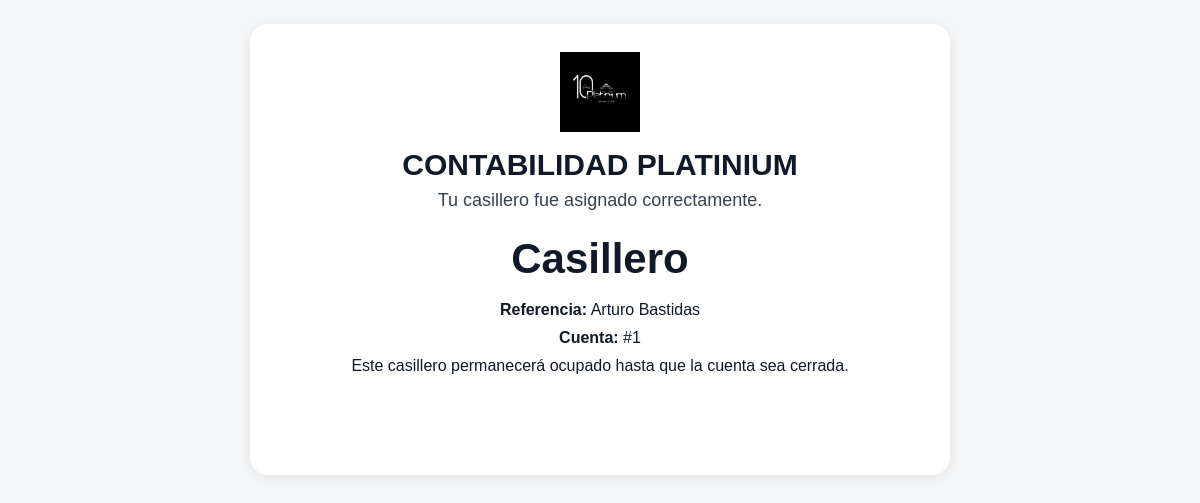
Screenshot of /cliente/casilleros/1/resumen/ with the database file from the repository.
### core/models.py (models this page shows, shortened)
class ConfiguracionSitio(models.Model):
    nombre_negocio = models.CharField(max_length=120, default="Mi Negocio")
    logo = models.ImageField(upload_to="configuracion/", blank=True, null=True)
    color_primario = models.CharField(max_length=7, default="#0d6efd")
    color_secundario = models.CharField(max_length=7, default="#6c757d")
    actualizado_en = models.DateTimeField(auto_now=True)
    class Meta:
        verbose_name = "Configuración del sitio"
        verbose_name_plural = "Configuración del sitio"

class Venta(models.Model):
    class Estado(models.TextChoices):
        ABIERTA = "ABIERTA", "Abierta"
        PAGADA = "PAGADA", "Pagada"
        ANULADA = "ANULADA", "Anulada"
    class MetodoPago(models.TextChoices):
        EFECTIVO = "EFECTIVO", "Efectivo"
        TARJETA = "TARJETA", "Tarjeta"
        TRANSFERENCIA = "TRANSFERENCIA", "Transferencia"
        MIXTO = "MIXTO", "Mixto"
    casillero = models.ForeignKey(
        Casillero,
        null=True,
        blank=True,
        on_delete=models.PROTECT,
        related_name="ventas",
    )
    cliente = models.ForeignKey(
        Cliente,
        null=True,
        blank=True,
        on_delete=models.SET_NULL,
        related_name="ventas",
    )
    nombre_cliente_libre = models.CharField(max_length=150, blank=True)
    estado = models.CharField(
        max_length=10,
        choices=Estado.choices,
        default=Estado.ABIERTA,
    )
    metodo_pago = models.CharField(
        max_length=15,
        choices=MetodoPago.choices,
        default=MetodoPago.EFECTIVO,
    )
    descuento_porcentaje = models.DecimalField(
        max_digits=5,
        decimal_places=2,
        default=Decimal("0.00"),
    )
    descuento_manual = models.DecimalField(
        max_digits=12,
        decimal_places=2,
        default=Decimal("0.00"),
    )
    total = models.DecimalField(
        max_digits=12,
        decimal_places=2,
        default=Decimal("0.00"),
    )
    creada_en = models.DateTimeField(auto_now_add=True)
    notas = models.TextField(blank=True)
    class Meta:
        ordering = ["-creada_en"]
    @property
    def cliente_mostrado(self):
        if self.cliente:
            return self.cliente.nombre
        if self.nombre_cliente_libre:
            return self.nombre_cliente_libre
        return "Sin nombre"

class Cliente(models.Model):
    nombre = models.CharField(max_length=150)
    documento = models.CharField(max_length=50, blank=True)
    telefono = models.CharField(max_length=50, blank=True)
    email = models.EmailField(blank=True)
    notas = models.TextField(blank=True)
    activo = models.BooleanField(default=True)
    qr_token = models.CharField(
        max_length=36,
        unique=True,
        null=True,
        blank=True,
        editable=False,
    )
    creado_en = models.DateTimeField(auto_now_add=True)

### core/casillero_cliente_views.py (the view)
def resumen_casillero_cliente(request, venta_id):
    venta = get_object_or_404(Venta, pk=venta_id)
    return render(
        request,
        "cliente/resumen_casillero.html",
        {
            "venta": venta,
            "casillero": venta.casillero,
        },
    )

### core/context_processors.py (called while the page is built)
def configuracion_sitio(request):
    return {
        "config_sitio": ConfiguracionSitio.objects.first()
    }

### templates/cliente/resumen_casillero.html (shortened to what this page needs)
<!DOCTYPE html>
<html lang="es">
<head>
</head>
<body>
    <div class="contenedor">
        <div class="card">
            {% if config_sitio and config_sitio.logo %}
                <img class="logo" src="{{ config_sitio.logo.url }}" alt="{{ config_sitio.nombre_negocio }}">
            {% endif %}
            <div class="titulo">
                {% if config_sitio %}
                    {{ config_sitio.nombre_negocio }}
                {% else %}
                    Casillero asignado
                {% endif %}
            </div>
            <div class="mensaje">
                Tu casillero fue asignado correctamente.
            </div>
            <div class="casillero">
                Casillero {{ casillero.numero }}
            </div>
            <div class="detalle">
                <strong>Referencia:</strong> {{ venta.cliente_mostrado }}
            </div>
            <div class="detalle">
                <strong>Cuenta:</strong> #{{ venta.id }}
            </div>
            <div class="detalle">
                Este casillero permanecerá ocupado hasta que la cuenta sea cerrada.
            </div>
            <a class="btn" href="/cliente/casilleros/">Volver</a>
        </div>
    </div>
</body>
</html>

### rows the page displays
ConfiguracionSitio: logo (picture), nombre_negocio "CONTABILIDAD PLATINIUM"
Venta: cliente_mostrado "Arturo Bastidas", id "1"
